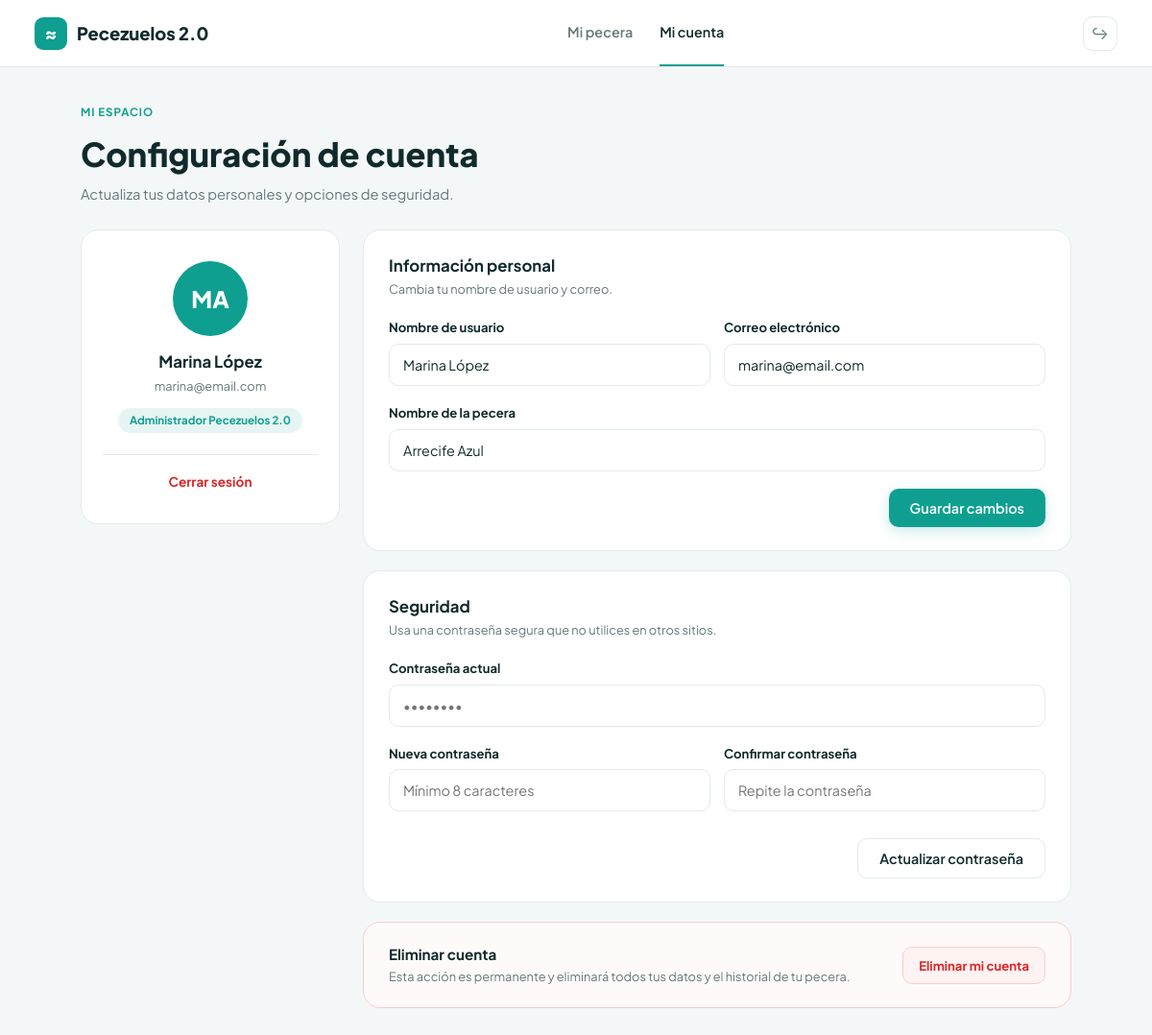
Screenshot of /perfil.php (signed in) with the database file from the repository.
### tables this page shows
CREATE TABLE `usuario` (
  `id_usuario` int NOT NULL AUTO_INCREMENT,
  `id_rol` int NOT NULL,
  `nombre_completo` varchar(100) NOT NULL,
  `correo_electronico` varchar(100) NOT NULL,
  `contrasena` varchar(255) NOT NULL,
  `estado` varchar(20) DEFAULT 'Activo',
  `fecha_registro` datetime DEFAULT CURRENT_TIMESTAMP,
  PRIMARY KEY (`id_usuario`),
  UNIQUE KEY `correo_electronico` (`correo_electronico`),
  KEY `id_rol` (`id_rol`),
  CONSTRAINT `usuario_ibfk_1` FOREIGN KEY (`id_rol`) REFERENCES `rol` (`id_rol`)
);

CREATE TABLE `rol` (
  `id_rol` int NOT NULL AUTO_INCREMENT,
  `nombre_rol` varchar(50) NOT NULL,
  `descripcion` varchar(255) DEFAULT NULL,
  PRIMARY KEY (`id_rol`),
  UNIQUE KEY `nombre_rol` (`nombre_rol`)
);

CREATE TABLE `pecera` (
  `id_pecera` int NOT NULL AUTO_INCREMENT,
  `id_usuario` int NOT NULL,
  `nombre_pecera` varchar(100) NOT NULL,
  `capacidad_litros` decimal(8,2) DEFAULT NULL,
  `fecha_creacion` datetime DEFAULT CURRENT_TIMESTAMP,
  PRIMARY KEY (`id_pecera`),
  KEY `id_usuario` (`id_usuario`),
  CONSTRAINT `pecera_ibfk_1` FOREIGN KEY (`id_usuario`) REFERENCES `usuario` (`id_usuario`) ON DELETE CASCADE
);

### perfil.php (the view, shortened to what this page needs)
<?php
require_once 'conexion.php';
$id_usuario = (int)$_SESSION['id_usuario'];
$stmt = $pdo->prepare("
    SELECT u.id_rol, u.nombre_completo, u.correo_electronico, r.nombre_rol, p.nombre_pecera
    FROM usuario u
    JOIN rol r ON u.id_rol = r.id_rol
    LEFT JOIN pecera p ON u.id_usuario = p.id_usuario
    WHERE u.id_usuario = ? LIMIT 1
");
$stmt->execute([$id_usuario]);
$datos = $stmt->fetch(PDO::FETCH_ASSOC);
$nombre    = $datos['nombre_completo'] ?? 'Marina López';
$email     = $datos['correo_electronico'] ?? 'marina@email.com';
$rolNombre = $datos['nombre_rol'] ?? 'Usuario';
$pecera    = $datos['nombre_pecera'] ?? 'Arrecife Azul';
$iniciales = strtoupper(substr($nombre, 0, 2));
?>
<!DOCTYPE html>
<html lang="es">
<head>
    <link rel="stylesheet" href="estilos.css">
</head>
<body>
    <header class="app-navbar">
        <a href="index.php" class="logo"><div class="logo-icon">≈</div><span>Pecezuelos 2.0</span></a>
        <nav class="app-tabs">
            <a href="usuario.php" class="app-tab">Mi pecera</a>
            <a href="perfil.php" class="app-tab active">Mi cuenta</a>
        </nav>
        <div class="app-nav-right">
            <a href="logout.php" class="icon-square-btn" title="Cerrar sesión">↪</a>
        </div>
    </header>
    <main class="dash-container">
        <div class="dash-top-row">
            <div>
                <span class="section-eyebrow">Mi espacio</span>
                <h1>Configuración de cuenta</h1>
                <p>Actualiza tus datos personales y opciones de seguridad.</p>
            </div>
        </div>
        <div class="profile-grid">
            <aside class="profile-sidebar-card">
                <div class="avatar-circle"><?= htmlspecialchars($iniciales) ?></div>
                <h3><?= htmlspecialchars($nombre) ?></h3>
                <div class="email-txt"><?= htmlspecialchars($email) ?></div>
                <div class="role-pill"><?= htmlspecialchars($rolNombre) ?> Pecezuelos 2.0</div>
                <a href="logout.php" class="logout-link">Cerrar sesión</a>
            </aside>
            <div class="profile-forms-col">
                <div class="panel-card">
                    <div class="card-form-header">
                        <h3>Información personal</h3>
                        <p>Cambia tu nombre de usuario y correo.</p>
                    </div>
                    <form method="POST" action="perfil.php">
                        <div class="form-row-2">
                            <div class="form-group">
                                <label>Nombre de usuario</label>
                                <input type="text" name="nombre" class="form-control" value="<?= htmlspecialchars($nombre) ?>" required>
                            </div>
                            <div class="form-group">
                                <label>Correo electrónico</label>
                                <input type="email" name="email" class="form-control" value="<?= htmlspecialchars($email) ?>" required>
                            </div>
                        </div>
                        <div class="form-group">
                            <label>Nombre de la pecera</label>
                            <input type="text" name="nombre_pecera" class="form-control" value="<?= htmlspecialchars($pecera) ?>" required>
                        </div>
                        <div class="card-form-footer">
                            <button type="submit" class="btn-primary">Guardar cambios</button>
                        </div>
                    </form>
                </div>
                <div class="panel-card">
                    <div class="card-form-header">
                        <h3>Seguridad</h3>
                        <p>Usa una contraseña segura que no utilices en otros sitios.</p>
                    </div>
                    <form method="POST" action="perfil.php">
                        <div class="form-group">
                            <label>Contraseña actual</label>
                            <input type="password" class="form-control" placeholder="••••••••">
                        </div>
                        <div class="form-row-2">
                            <div class="form-group">
                                <label>Nueva contraseña</label>
                                <input type="password" name="nueva_password" class="form-control" placeholder="Mínimo 8 caracteres" required>
                            </div>
                            <div class="form-group">
                                <label>Confirmar contraseña</label>
                                <input type="password" name="confirmar_password" class="form-control" placeholder="Repite la contraseña" required>
                            </div>
                        </div>
                        <div class="card-form-footer">
                            <button type="submit" class="btn-secondary">Actualizar contraseña</button>
                        </div>
                    </form>
                </div>
                <div class="danger-zone-card">
                    <div>
                        <h4>Eliminar cuenta</h4>
                        <p>Esta acción es permanente y eliminará todos tus datos y el historial de tu pecera.</p>
                    </div>
                    <form method="POST" action="perfil.php" onsubmit="return confirm('¿Seguro que deseas eliminar tu cuenta permanentemente?');">
                        <button type="submit" class="btn-danger-outline">Eliminar mi cuenta</button>
                    </form>
                </div>
            </div>
        </div>
    </main>
</body>
</html>

### rows the page displays
usuario: nombre_completo "MA", nombre_completo "Marina López", correo_electronico "marina@email.com", id_rol.nombre_rol "Administrador", nombre "Marina López", email "marina@email.com", nombre_pecera "Arrecife Azul"
